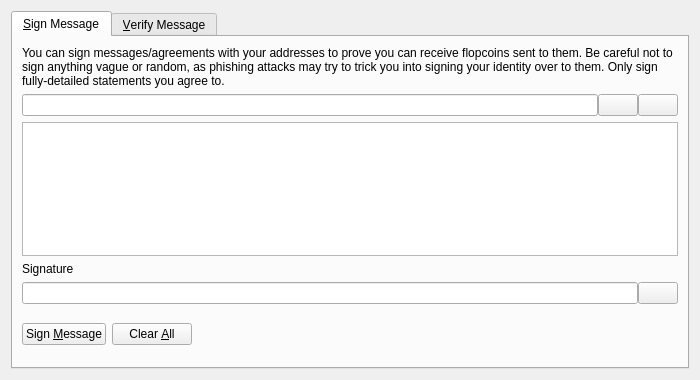
<?xml version="1.0" encoding="UTF-8"?>
<ui version="4.0">
 <class>SignVerifyMessageDialog</class>
 <widget class="QDialog" name="SignVerifyMessageDialog">
  <property name="geometry">
   <rect>
    <x>0</x>
    <y>0</y>
    <width>700</width>
    <height>380</height>
   </rect>
  </property>
  <property name="windowTitle">
   <string>Signatures - Sign / Verify a Message</string>
  </property>
  <property name="modal">
   <bool>true</bool>
  </property>
  <layout class="QVBoxLayout" name="verticalLayout">
   <item>
    <widget class="QTabWidget" name="tabWidget">
     <property name="currentIndex">
      <number>0</number>
     </property>
     <widget class="QWidget" name="tabSignMessage">
      <attribute name="title">
       <string>&amp;Sign Message</string>
      </attribute>
      <layout class="QVBoxLayout" name="verticalLayout_SM">
       <item>
        <widget class="QLabel" name="infoLabel_SM">
         <property name="text">
          <string>You can sign messages/agreements with your addresses to prove you can receive flopcoins sent to them. Be careful not to sign anything vague or random, as phishing attacks may try to trick you into signing your identity over to them. Only sign fully-detailed statements you agree to.</string>
         </property>
         <property name="textFormat">
          <enum>Qt::PlainText</enum>
         </property>
         <property name="wordWrap">
          <bool>true</bool>
         </property>
        </widget>
       </item>
       <item>
        <layout class="QHBoxLayout" name="horizontalLayout_1_SM">
         <property name="spacing">
          <number>0</number>
         </property>
         <item>
          <widget class="QValidatedLineEdit" name="addressIn_SM">
           <property name="toolTip">
            <string>The Flopcoin address to sign the message with</string>
           </property>
          </widget>
         </item>
         <item>
          <widget class="QPushButton" name="addressBookButton_SM">
           <property name="toolTip">
            <string>Choose previously used address</string>
           </property>
           <property name="text">
            <string/>
           </property>
           <property name="icon">
            <iconset resource="../bitcoin.qrc">
             <normaloff>:/icons/address-book</normaloff>:/icons/address-book</iconset>
           </property>
           <property name="shortcut">
            <string>Alt+A</string>
           </property>
           <property name="autoDefault">
            <bool>false</bool>
           </property>
          </widget>
         </item>
         <item>
          <widget class="QPushButton" name="pasteButton_SM">
           <property name="toolTip">
            <string>Paste address from clipboard</string>
           </property>
           <property name="text">
            <string/>
           </property>
           <property name="icon">
            <iconset resource="../bitcoin.qrc">
             <normaloff>:/icons/editpaste</normaloff>:/icons/editpaste</iconset>
           </property>
           <property name="shortcut">
            <string>Alt+P</string>
           </property>
           <property name="autoDefault">
            <bool>false</bool>
           </property>
          </widget>
         </item>
        </layout>
       </item>
       <item>
        <widget class="QPlainTextEdit" name="messageIn_SM">
         <property name="toolTip">
          <string>Enter the message you want to sign here</string>
         </property>
        </widget>
       </item>
       <item>
        <widget class="QLabel" name="signatureLabel_SM">
         <property name="text">
          <string>Signature</string>
         </property>
         <property name="textFormat">
          <enum>Qt::PlainText</enum>
         </property>
        </widget>
       </item>
       <item>
        <layout class="QHBoxLayout" name="horizontalLayout_2_SM">
         <property name="spacing">
          <number>0</number>
         </property>
         <item>
          <widget class="QLineEdit" name="signatureOut_SM">
           <property name="font">
            <font>
             <italic>true</italic>
            </font>
           </property>
           <property name="readOnly">
            <bool>true</bool>
           </property>
          </widget>
         </item>
         <item>
          <widget class="QPushButton" name="copySignatureButton_SM">
           <property name="toolTip">
            <string>Copy the current signature to the system clipboard</string>
           </property>
           <property name="text">
            <string/>
           </property>
           <property name="icon">
            <iconset resource="../bitcoin.qrc">
             <normaloff>:/icons/editcopy</normaloff>:/icons/editcopy</iconset>
           </property>
           <property name="autoDefault">
            <bool>false</bool>
           </property>
          </widget>
         </item>
        </layout>
       </item>
       <item>
        <layout class="QHBoxLayout" name="horizontalLayout_3_SM">
         <item>
          <widget class="QPushButton" name="signMessageButton_SM">
           <property name="toolTip">
            <string>Sign the message to prove you own this Flopcoin address</string>
           </property>
           <property name="text">
            <string>Sign &amp;Message</string>
           </property>
           <property name="icon">
            <iconset resource="../bitcoin.qrc">
             <normaloff>:/icons/edit</normaloff>:/icons/edit</iconset>
           </property>
           <property name="autoDefault">
            <bool>false</bool>
           </property>
          </widget>
         </item>
         <item>
          <widget class="QPushButton" name="clearButton_SM">
           <property name="toolTip">
            <string>Reset all sign message fields</string>
           </property>
           <property name="text">
            <string>Clear &amp;All</string>
           </property>
           <property name="icon">
            <iconset resource="../bitcoin.qrc">
             <normaloff>:/icons/remove</normaloff>:/icons/remove</iconset>
           </property>
           <property name="autoDefault">
            <bool>false</bool>
           </property>
          </widget>
         </item>
         <item>
          <spacer name="horizontalSpacer_1_SM">
           <property name="orientation">
            <enum>Qt::Horizontal</enum>
           </property>
           <property name="sizeHint" stdset="0">
            <size>
             <width>40</width>
             <height>48</height>
            </size>
           </property>
          </spacer>
         </item>
         <item>
          <widget class="QLabel" name="statusLabel_SM">
           <property name="font">
            <font>
             <weight>75</weight>
             <bold>true</bold>
            </font>
           </property>
           <property name="text">
            <string/>
           </property>
           <property name="wordWrap">
            <bool>true</bool>
           </property>
          </widget>
         </item>
         <item>
          <spacer name="horizontalSpacer_2_SM">
           <property name="orientation">
            <enum>Qt::Horizontal</enum>
           </property>
           <property name="sizeHint" stdset="0">
            <size>
             <width>40</width>
             <height>48</height>
            </size>
           </property>
          </spacer>
         </item>
        </layout>
       </item>
      </layout>
     </widget>
     <widget class="QWidget" name="tabVerifyMessage">
      <attribute name="title">
       <string>&amp;Verify Message</string>
      </attribute>
      <layout class="QVBoxLayout" name="verticalLayout_VM">
       <item>
        <widget class="QLabel" name="infoLabel_VM">
         <property name="text">
          <string>Enter the receiver's address, message (ensure you copy line breaks, spaces, tabs, etc. exactly) and signature below to verify the message. Be careful not to read more into the signature than what is in the signed message itself, to avoid being tricked by a man-in-the-middle attack. Note that this only proves the signing party receives with the address, it cannot prove sendership of any transaction!</string>
         </property>
         <property name="textFormat">
          <enum>Qt::PlainText</enum>
         </property>
         <property name="alignment">
          <set>Qt::AlignLeading|Qt::AlignLeft|Qt::AlignTop</set>
         </property>
         <property name="wordWrap">
          <bool>true</bool>
         </property>
        </widget>
       </item>
       <item>
        <layout class="QHBoxLayout" name="horizontalLayout_1_VM">
         <property name="spacing">
          <number>0</number>
         </property>
         <item>
          <widget class="QValidatedLineEdit" name="addressIn_VM">
           <property name="toolTip">
            <string>The Flopcoin address the message was signed with</string>
           </property>
          </widget>
         </item>
         <item>
          <widget class="QPushButton" name="addressBookButton_VM">
           <property name="toolTip">
            <string>Choose previously used address</string>
           </property>
           <property name="text">
            <string/>
           </property>
           <property name="icon">
            <iconset resource="../bitcoin.qrc">
             <normaloff>:/icons/address-book</normaloff>:/icons/address-book</iconset>
           </property>
           <property name="shortcut">
            <string>Alt+A</string>
           </property>
           <property name="autoDefault">
            <bool>false</bool>
           </property>
          </widget>
         </item>
        </layout>
       </item>
       <item>
        <widget class="QPlainTextEdit" name="messageIn_VM"/>
       </item>
       <item>
        <widget class="QValidatedLineEdit" name="signatureIn_VM"/>
       </item>
       <item>
        <layout class="QHBoxLayout" name="horizontalLayout_2_VM">
         <item>
          <widget class="QPushButton" name="verifyMessageButton_VM">
           <property name="toolTip">
            <string>Verify the message to ensure it was signed with the specified Flopcoin address</string>
           </property>
           <property name="text">
            <string>Verify &amp;Message</string>
           </property>
           <property name="icon">
            <iconset resource="../bitcoin.qrc">
             <normaloff>:/icons/transaction_0</normaloff>:/icons/transaction_0</iconset>
           </property>
           <property name="autoDefault">
            <bool>false</bool>
           </property>
          </widget>
         </item>
         <item>
          <widget class="QPushButton" name="clearButton_VM">
           <property name="toolTip">
            <string>Reset all verify message fields</string>
           </property>
           <property name="text">
            <string>Clear &amp;All</string>
           </property>
           <property name="icon">
            <iconset resource="../bitcoin.qrc">
             <normaloff>:/icons/remove</normaloff>:/icons/remove</iconset>
           </property>
           <property name="autoDefault">
            <bool>false</bool>
           </property>
          </widget>
         </item>
         <item>
          <spacer name="horizontalSpacer_1_VM">
           <property name="orientation">
            <enum>Qt::Horizontal</enum>
           </property>
           <property name="sizeHint" stdset="0">
            <size>
             <width>40</width>
             <height>48</height>
            </size>
           </property>
          </spacer>
         </item>
         <item>
          <widget class="QLabel" name="statusLabel_VM">
           <property name="font">
            <font>
             <weight>75</weight>
             <bold>true</bold>
            </font>
           </property>
           <property name="text">
            <string/>
           </property>
           <property name="wordWrap">
            <bool>true</bool>
           </property>
          </widget>
         </item>
         <item>
          <spacer name="horizontalSpacer_2_VM">
           <property name="orientation">
            <enum>Qt::Horizontal</enum>
           </property>
           <property name="sizeHint" stdset="0">
            <size>
             <width>40</width>
             <height>48</height>
            </size>
           </property>
          </spacer>
         </item>
        </layout>
       </item>
      </layout>
     </widget>
    </widget>
   </item>
  </layout>
 </widget>
 <customwidgets>
  <customwidget>
   <class>QValidatedLineEdit</class>
   <extends>QLineEdit</extends>
   <header>qvalidatedlineedit.h</header>
  </customwidget>
 </customwidgets>
 <resources>
  <include location="../bitcoin.qrc"/>
 </resources>
 <connections/>
</ui>
